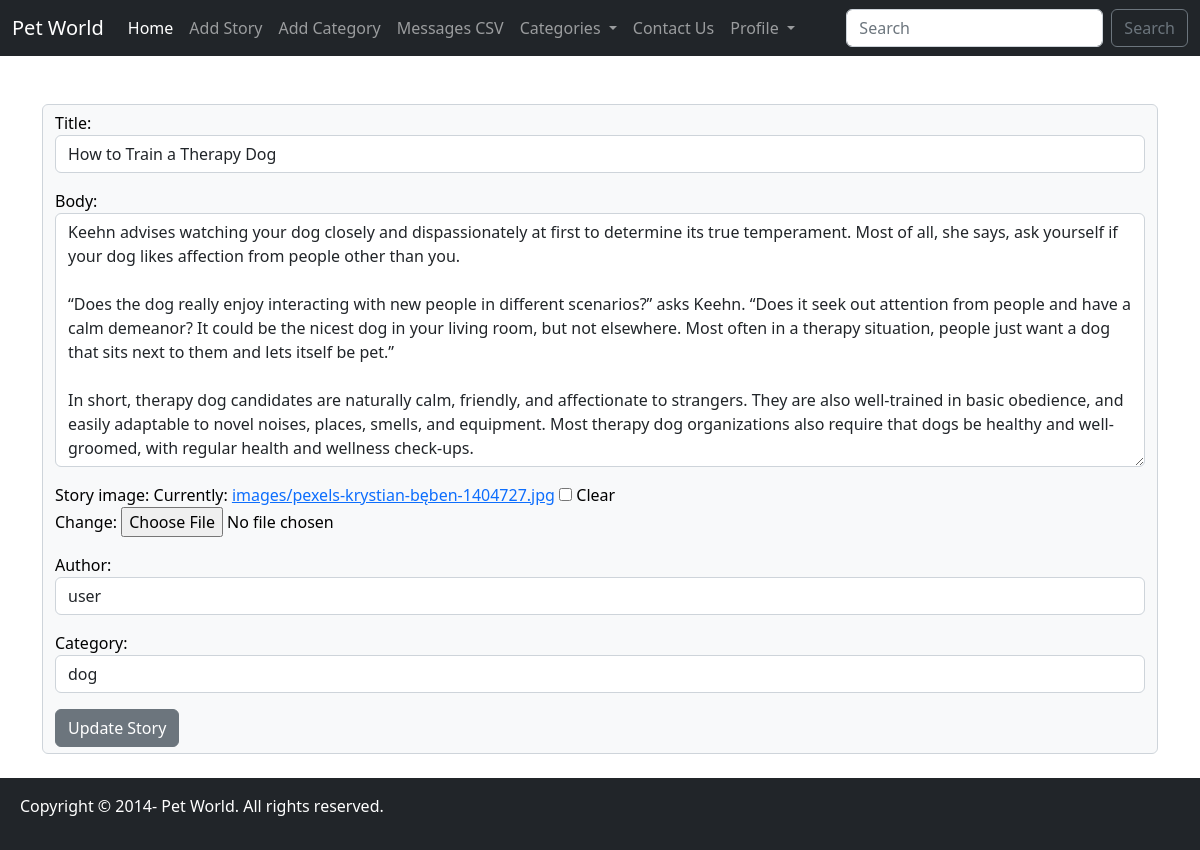
Screenshot of /editstory/4 (signed in) with the database file from the repository.
### myapp/models.py (models this page shows, shortened)
class Story(models.Model):
    title = models.CharField(max_length=300)
    body = RichTextField()
    story_image = models.ImageField(blank=True, null=True, upload_to='images/')
    author = models.ForeignKey(User, on_delete=models.CASCADE)
    created_at = models.DateField(auto_now_add=True)
    category = models.ForeignKey(Category, null=True, on_delete=models.SET_NULL)

### myapp/views.py (the view)
# urls.py: path('editstory/<story_id>', views.editstoryview, name="editstory"),
def editstoryview(request, story_id):
    story = Story.objects.get(pk=story_id)
    if request.user.is_superuser:
        form = AddStoryAdminForm(request.POST or None, request.FILES or None, instance=story)
    else:
        form = AddStoryForm(request.POST or None, request.FILES or None, instance=story)
    if form.is_valid():
        form.save()
        messages.success(request, "You have updated the story successfully")
        return redirect('home')
    return render(request, 'editstory.html', {'form':form, 'story':story})

### myapp/forms.py
class AddStoryAdminForm(forms.ModelForm):
    class Meta:
        model = Story
        fields = ('title', 'body', 'story_image', 'author', 'category')
        widgets = {
            'title':forms.TextInput(attrs={'class':'form-control'}),
            'body':forms.Textarea(attrs={'class':'form-control'}),
            'author':forms.Select(attrs={'class':'form-control'}),
            'category':forms.Select(attrs={'class':'form-control'}),
        }

### myapp/models.py (called while the page is built)
    def __str__(self):
        return self.name

### templates/editstory.html (shortened to what this page needs)
{% extends 'base.html' %}
{% block content %}
<br/>
{% if user.is_authenticated %}
{% if user == story.author %}
<div class="container">
    <div class="form-control text-bg-light">
        <form method="POST" enctype="multipart/form-data">
            {{form.as_p}}
            <input class="btn btn-secondary" type="submit" value="Update Story">
        </form>
    </div>
</div>
{% endif %}
{% endif %}
<br/>
{% endblock %}

### rows the page displays
Story: title "How to Train a Therapy Dog", body "Keehn advises watching your dog closely and dispassionately at first to determine its true temperament. Most of all, she says, ask yourself if your dog likes affection from people other than you. “Does the dog really enjoy interacting with new people in different scenarios?” asks Keehn. “Does it seek out attention from people and have a calm demeanor? It could be the nicest dog in your living room, but not elsewhere. Most often in a therapy situation, people just want a dog that sits next to them and lets itself be pet.” In short, therapy dog candidates are naturally calm, friendly, and affectionate to strangers. They are also well-trained in basic obedience, and easily adaptable to novel…", author "user", category "dog"
